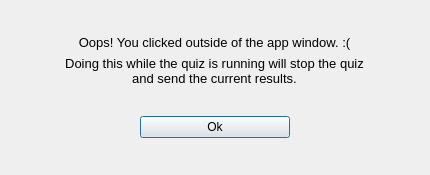
<?xml version="1.0" encoding="UTF-8"?>
<ui version="4.0">
 <class>FraudDialog</class>
 <widget class="QDialog" name="FraudDialog">
  <property name="geometry">
   <rect>
    <x>0</x>
    <y>0</y>
    <width>430</width>
    <height>175</height>
   </rect>
  </property>
  <property name="minimumSize">
   <size>
    <width>430</width>
    <height>175</height>
   </size>
  </property>
  <property name="maximumSize">
   <size>
    <width>430</width>
    <height>175</height>
   </size>
  </property>
  <property name="windowTitle">
   <string>Cheating Detected</string>
  </property>
  <property name="windowIcon">
   <iconset>
    <normaloff>images/icon.png</normaloff>images/icon.png</iconset>
  </property>
  <layout class="QVBoxLayout" name="verticalLayout_2">
   <item>
    <layout class="QVBoxLayout" name="verticalLayout">
     <property name="sizeConstraint">
      <enum>QLayout::SetFixedSize</enum>
     </property>
     <item alignment="Qt::AlignHCenter">
      <widget class="QLabel" name="oopsLabel">
       <property name="sizePolicy">
        <sizepolicy hsizetype="Fixed" vsizetype="Fixed">
         <horstretch>0</horstretch>
         <verstretch>0</verstretch>
        </sizepolicy>
       </property>
       <property name="maximumSize">
        <size>
         <width>800</width>
         <height>16777215</height>
        </size>
       </property>
       <property name="font">
        <font>
         <pointsize>10</pointsize>
        </font>
       </property>
       <property name="text">
        <string>Oops! You clicked outside of the app window. :(</string>
       </property>
       <property name="alignment">
        <set>Qt::AlignCenter</set>
       </property>
      </widget>
     </item>
     <item alignment="Qt::AlignHCenter">
      <widget class="QLabel" name="sendLabel">
       <property name="sizePolicy">
        <sizepolicy hsizetype="Fixed" vsizetype="Fixed">
         <horstretch>0</horstretch>
         <verstretch>0</verstretch>
        </sizepolicy>
       </property>
       <property name="maximumSize">
        <size>
         <width>600</width>
         <height>16777215</height>
        </size>
       </property>
       <property name="font">
        <font>
         <pointsize>10</pointsize>
        </font>
       </property>
       <property name="contextMenuPolicy">
        <enum>Qt::NoContextMenu</enum>
       </property>
       <property name="acceptDrops">
        <bool>false</bool>
       </property>
       <property name="layoutDirection">
        <enum>Qt::LeftToRight</enum>
       </property>
       <property name="text">
        <string>Doing this while the quiz is running will stop the quiz and send the current results.</string>
       </property>
       <property name="textFormat">
        <enum>Qt::AutoText</enum>
       </property>
       <property name="scaledContents">
        <bool>false</bool>
       </property>
       <property name="alignment">
        <set>Qt::AlignCenter</set>
       </property>
       <property name="wordWrap">
        <bool>true</bool>
       </property>
      </widget>
     </item>
    </layout>
   </item>
   <item alignment="Qt::AlignHCenter">
    <widget class="QPushButton" name="pushButton">
     <property name="sizePolicy">
      <sizepolicy hsizetype="Fixed" vsizetype="Fixed">
       <horstretch>0</horstretch>
       <verstretch>0</verstretch>
      </sizepolicy>
     </property>
     <property name="minimumSize">
      <size>
       <width>150</width>
       <height>0</height>
      </size>
     </property>
     <property name="text">
      <string>Ok</string>
     </property>
    </widget>
   </item>
  </layout>
 </widget>
 <resources/>
 <connections>
  <connection>
   <sender>pushButton</sender>
   <signal>clicked()</signal>
   <receiver>FraudDialog</receiver>
   <slot>accept()</slot>
   <hints>
    <hint type="sourcelabel">
     <x>221</x>
     <y>146</y>
    </hint>
    <hint type="destinationlabel">
     <x>342</x>
     <y>127</y>
    </hint>
   </hints>
  </connection>
 </connections>
</ui>
